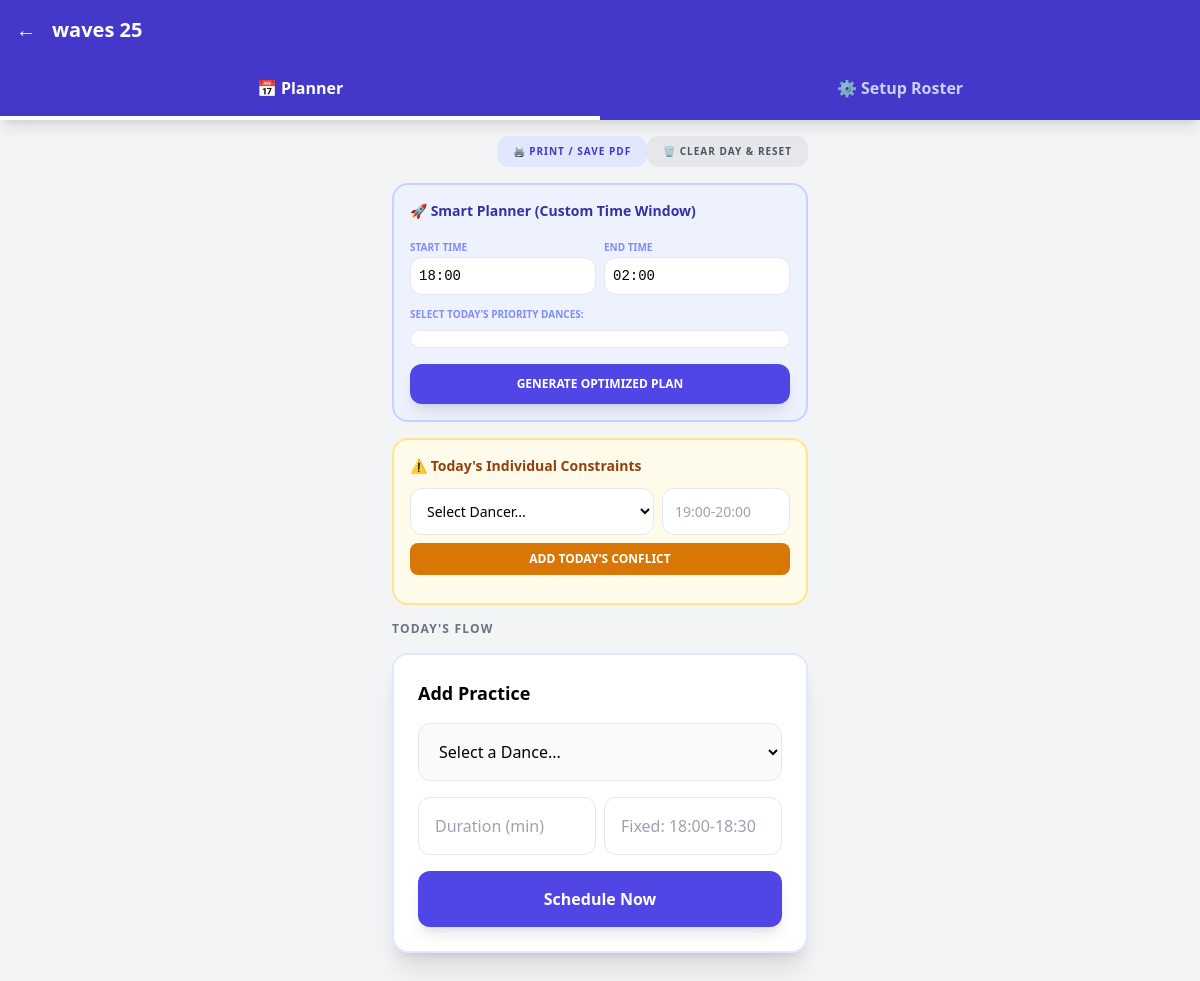
Screenshot of /event/2 with the database file from the repository.
### app/models.py (models this page shows)
class Event(Base):
    __tablename__ = "events"
    id = Column(Integer, primary_key=True, index=True)
    name = Column(String, unique=True)
    date = Column(String)
    start_time = Column(String, default="18:00")
    end_time = Column(String, default="02:00")
    dances = relationship("Dance", back_populates="event")
    dancers = relationship("Dancer", back_populates="event")

### app/main.py (the view)
@app.get("/event/{event_id}", response_class=HTMLResponse)
async def view_event(event_id: int, request: Request, db: Session = Depends(database.get_db)):
    event = db.query(models.Event).filter(models.Event.id == event_id).first()
    dances = db.query(models.Dance).filter(models.Dance.event_id == event_id).all()
    dancers = db.query(models.Dancer).filter(models.Dancer.event_id == event_id).all()
    sessions = db.query(models.Session).filter(models.Session.event_id == event_id).all()
    daily_constraints = db.query(models.DailyConstraint).filter(models.DailyConstraint.event_id == event_id).all()
    start_time_str = event.start_time if event and event.start_time else "18:00"
    full_schedule = engine.calculate_full_schedule(sessions, dancers, daily_constraints, start_time_str=start_time_str)
    return templates.TemplateResponse("event.html", {
        "request": request, "event": event, "dances": dances,
        "dancers": dancers, "schedule": full_schedule,
        "daily_constraints": daily_constraints
    })

### app/templates/event.html (shortened to what this page needs)
<!DOCTYPE html>
<html lang="en">
<head>
    <script src="https://cdn.tailwindcss.com"></script>
</head>
<body class="bg-gray-100 pb-24">
    <div class="bg-indigo-700 shadow-lg sticky top-0 z-50">
        <div class="p-4 text-white flex items-center">
            <a href="/" class="mr-4 text-xl">←</a>
            <h1 class="text-xl font-bold">{{ event.name }}</h1>
        </div>
        <div class="flex">
            <button id="btn-planner" onclick="showTab('planner')" class="flex-1 p-4 font-bold active-tab">📅 Planner</button>
            <button id="btn-library" onclick="showTab('library')" class="flex-1 p-4 font-bold inactive-tab">⚙️ Setup Roster</button>
        </div>
    </div>
    <div class="max-w-md mx-auto p-4">
        <div id="planner-section" class="space-y-4">
            <div class="flex justify-end mb-4">
                <button onclick="window.print()" class="bg-indigo-100 text-indigo-700 px-4 py-2 rounded-xl text-[10px] font-black uppercase tracking-widest hover:bg-indigo-200 transition-colors">
                    🖨️ Print / Save PDF
                </button>
                <form action="/event/{{ event.id }}/clear_day" method="post"
                    onsubmit="return confirm('This will clear all practices and today\'s individual constraints. Are you sure?')">
                    <button type="submit" class="bg-gray-200 text-gray-600 px-4 py-2 rounded-xl text-[10px] font-black uppercase tracking-widest hover:bg-red-100 hover:text-red-600 transition-colors">
                        🗑️ Clear Day & Reset
                    </button>
                </form>
            </div>
            <div class="bg-indigo-50 p-4 rounded-2xl border-2 border-indigo-200">
                <h3 class="text-indigo-800 font-bold text-sm mb-3">🚀 Smart Planner (Custom Time Window)</h3>
                <form action="/event/{{ event.id }}/auto_generate" method="post">
                    <div class="grid grid-cols-2 gap-2 mb-3">
                        <div>
                            <label class="text-[10px] font-bold text-indigo-400 uppercase">Start Time</label>
                            <input type="text" name="start_time" placeholder="18:00" value="{{ event.start_time or '18:00' }}" class="w-full p-2 border rounded-xl text-sm font-mono" required>
                        </div>
                        <div>
                            <label class="text-[10px] font-bold text-indigo-400 uppercase">End Time</label>
                            <input type="text" name="end_time" placeholder="02:00" value="{{ event.end_time or '02:00' }}" class="w-full p-2 border rounded-xl text-sm font-mono" required>
                        </div>
                    </div>
                    <p class="text-[10px] font-bold text-indigo-400 uppercase mb-2">Select Today's Priority Dances:</p>
                    <div class="grid grid-cols-1 gap-1 mb-4 max-h-40 overflow-y-auto p-2 bg-white rounded-xl border">
                    </div>
                    <button type="submit" class="w-full bg-indigo-600 text-white p-3 rounded-xl font-bold text-xs uppercase shadow-lg hover:bg-indigo-700">
                        Generate Optimized Plan
                    </button>
                </form>
            </div>
            <div class="bg-amber-50 p-4 rounded-2xl border-2 border-amber-200 mb-6">
                <h3 class="text-amber-800 font-bold text-sm mb-3">⚠️ Today's Individual Constraints</h3>
                <form action="/event/{{ event.id }}/add_daily_constraint" method="post" class="space-y-2">
                    <div class="flex gap-2">
                        <select name="dancer_id" class="flex-1 p-3 bg-white border rounded-xl text-sm" required>
                            <option value="" disabled selected>Select Dancer...</option>
                        </select>
                        <input type="text" name="time_range" placeholder="19:00-20:00" class="w-32 p-3 border rounded-xl text-sm" required>
                    </div>
                    <button type="submit" class="w-full bg-amber-600 text-white p-2 rounded-lg font-bold text-xs uppercase">Add Today's Conflict</button>
                </form>
            </div>
            <h2 class="text-xs font-bold text-gray-500 uppercase tracking-widest">Today's Flow</h2>
            <div class="bg-white p-6 rounded-2xl shadow-xl mt-8 border-2 border-indigo-100">
    <h3 class="font-bold text-lg mb-4">Add Practice</h3>
    <form action="/event/{{ event.id }}/add_session" method="post" class="space-y-4">
        <select name="dance_id" class="w-full p-4 bg-gray-50 border rounded-xl" required>
            <option value="" disabled selected>Select a Dance...</option>
        </select>
        <div class="grid grid-cols-2 gap-2">
            <input type="number" name="duration" placeholder="Duration (min)" class="p-4 border rounded-xl">
            <input type="text" name="custom_time" placeholder="Fixed: 18:00-18:30" class="p-4 border rounded-xl">
        </div>
        <button type="submit" class="w-full bg-indigo-600 text-white p-4 rounded-xl font-bold shadow-lg">Schedule Now</button>
    </form>
</div>
        </div>
    </div>
</body>
</html>

### app/templates/event.html (style rules this page uses)
.active-tab { border-bottom: 4px solid white; color: white; }
.inactive-tab { border-bottom: 4px solid transparent; color: #c7d2fe; }

### rows the page displays
Event: name "waves 25", start_time "18:00", end_time "02:00"
